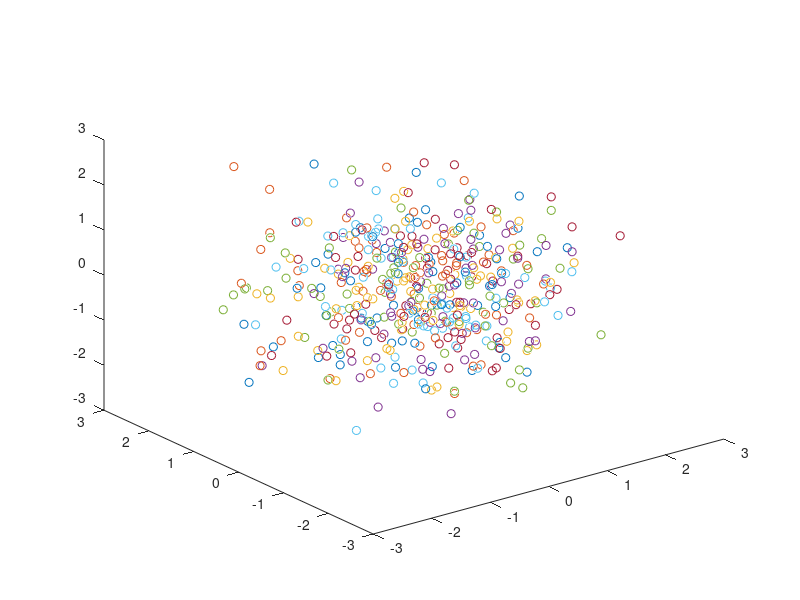

MATLAB code for this plot:
clearvars
tic
n=500
#Tensor de posiciones
X=randn(1,n,3);

#Tensor de velocidades
V=randn(1,n,3);

#Condiciones de integracion
dt=0.5;
T=600;
N=T/dt;

#Vector de masas del sitema
M=randn(n,1);

#Tensor de masa expandida
Mexpa=repmat(M,[1,n,3]);

function [A]=aceleracion(X,Mexpa,n)
  G=6.674e-11; #Constante de gravitación
  K=repmat(X,[n 1]); #Tensor con las coordenadas repetidas
  Rij=bsxfun(@minus,K,X); #Tensor de vectores rj-ri
  R=(vecnorm(Rij,2,3).^3 +eye(n)).^(-1)-eye(n); #Matriz de coeficientes 1/r^3
  A=-sum(bsxfun(@times,R.*Rij,Mexpa),1);
endfunction

#Cálculo de la posición del sitema en t=-dt
X(2,:,:)=X(1,:,:)+V*dt+0.5*aceleracion(X(1,:,:),Mexpa,n)*dt^2;

#Cálculo de la posición del sistema en t=0
X(3,:,:)=2*X(2,:,:)-X(1,:,:)+aceleracion(X(2,:,:),Mexpa,n)*dt^2;

#Bucle de integracion en el tiempo
for i=3:N
  X(i+1,:,:)=2*X(i,:,:)-X(i-1,:,:)+aceleracion(X(i,:,:),Mexpa,n)*dt^2;
end
toc
plot3(X(:,:,1),X(:,:,2),X(:,:,3),'o')
